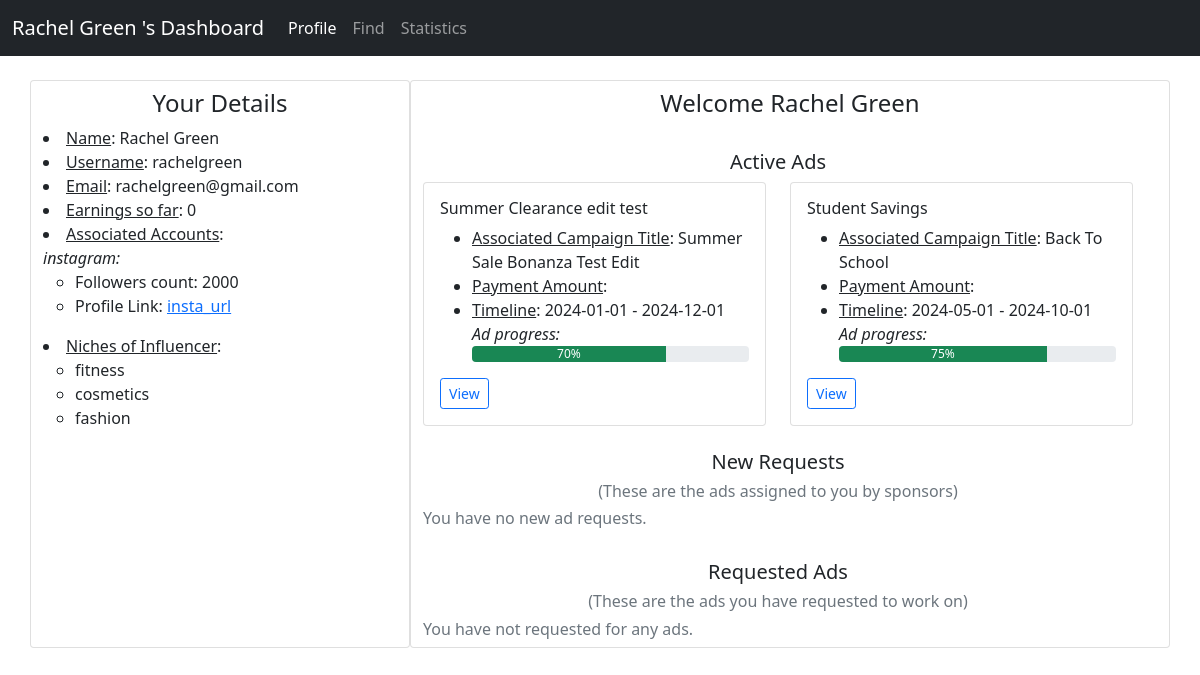
The page /influencer_dashboard/1 on the database its author committed.
### backend/models.py (models this page shows)
class Influencer(db.Model):
    __tablename__ = 'influencer'
    id = db.Column(db.Integer, primary_key=True)
    first_name = db.Column(db.String, nullable=False)
    last_name = db.Column(db.String)
    age = db.Column(db.Integer, nullable=False)
    username = db.Column(db.String, unique=True, nullable=False)
    password = db.Column(db.String, nullable=False)
    email = db.Column(db.String, unique=True, nullable=False)
    earning = db.Column(db.Integer, default=0)
    flagged = db.Column(db.Boolean, default=False)
    reach = db.relationship('Reach', backref='influencer', cascade='all, delete-orphan')
    ad_request = db.relationship('Ad_Request', backref='influencer')
    influencer_niche = db.relationship('Influencer_Niche', backref='influencer')

class Reach(db.Model):
    __tablename__ = 'reach'
    id = db.Column(db.Integer, primary_key=True)
    influencer_id = db.Column(db.Integer, db.ForeignKey('influencer.id'), nullable=False)
    platform = db.Column(db.Enum('instagram', 'twitter', 'youtube', 'linkedin'), nullable=False)
    followers = db.Column(db.Integer, nullable=False)
    profile_link = db.Column(db.String, nullable=False)

class Niche(db.Model):
    __tablename__ = 'niche'
    id = db.Column(db.Integer, primary_key=True)
    name = db.Column(db.String, nullable=False)
    influencer_niche = db.relationship('Influencer_Niche', backref='niche')
    ad_request = db.relationship('Ad_Request', backref='niche')

class Ad_Request(db.Model):
    __tablename__ = 'ad_request'
    id = db.Column(db.Integer, primary_key=True)
    influencer_id = db.Column(db.Integer, db.ForeignKey('influencer.id'))
    campaign_id = db.Column(db.Integer, db.ForeignKey('campaign.id'), nullable=False)
    title = db.Column(db.String, nullable=False)
    status = db.Column(db.Enum('pending', 'accepted', 'completed', 'requested'))
    payment_amount = db.Column(db.Float, nullable=False)
    requirement = db.Column(db.String, nullable=False)
    niche_id = db.Column(db.Integer, db.ForeignKey('niche.id'), nullable=False)

class Campaign(db.Model):
    __tablename__ = 'campaign'
    id = db.Column(db.Integer, primary_key=True)
    sponsor_id = db.Column(db.Integer, db.ForeignKey('sponsor.id'), nullable=False)
    visibility = db.Column(db.Enum('private', 'public'), default='public', nullable=False)
    title = db.Column(db.String, nullable=False)
    description = db.Column(db.String)
    goal = db.Column(db.String)
    start_date = db.Column(db.Date, nullable=False)
    end_date = db.Column(db.Date, nullable=False)
    budget = db.Column(db.Float, nullable=False)
    flagged = db.Column(db.Boolean, default=False)
    ad_request = db.relationship('Ad_Request', backref='campaign', cascade='all, delete-orphan')

### backend/controllers.py (the view)
@app.route('/influencer_dashboard/<int:influencer_id>', methods=['GET', 'POST'])
def influencer_dashboard(influencer_id):
    influencer = Influencer.query.filter_by(id=influencer_id).first()
    return render_template('influencer_dashboard.html', influencer_id=influencer_id, influencer_info=fetch_influencer_details(influencer_id),
                        active_ads=fetch_active_ads(influencer_id), pending_ads=fetch_pending_ad_requests_for_influencer(influencer_id),
                        fname=influencer.first_name, lname=influencer.last_name, requested_ads=fetch_requested_ad_requests_of_influencer(influencer_id))

### backend/controllers.py (called while the page is built)
def progress(start_date, end_date):
    current_date = datetime.now().date()
    total_duration = (end_date - start_date).days
    elapsed_duration = (current_date - start_date).days
    progress = (elapsed_duration / total_duration) * 100
    return int(min(max(progress, 0), 100))

def fetch_influencer_details(influencer_id):
    influencer = Influencer.query.filter_by(id=influencer_id).first()
    influencer_info = {influencer.id: {}}
    influencer_info[influencer.id] = {'fname': influencer.first_name, 'lname': influencer.last_name, 'username': influencer.username,
                                      'email': influencer.email, 'earning':influencer.earning,
                                      'social_accounts':social_accounts(influencer_id), 'niches': niches(influencer_id)}
    return influencer_info

def social_accounts(influencer_id):
    tuples = (db.session.query(Influencer.id, Reach.platform, Reach.followers, Reach.profile_link)
                  .join(Reach, Reach.influencer_id==influencer_id).all())
    social_accounts = {}
    for tuple in tuples:
        if tuple.platform not in social_accounts.keys():
            social_accounts[tuple.platform] = {'followers': tuple.followers, 'profile_link': tuple.profile_link}
    return social_accounts

def niches(influencer_id):
    tuples = (db.session.query(Niche.id.label('niche_id'), Niche.name.label('niche_name'))
              .join(Influencer_Niche, Influencer_Niche.niche_id == Niche.id)
              .join(Influencer, Influencer.id == Influencer_Niche.influencer_id)
              .filter(Influencer.id == influencer_id).all())
    niches = []
    for tuple in tuples:
        niches.append(tuple.niche_name)
    return niches

### templates/influencer_dashboard.html (shortened to what this page needs)
<!DOCTYPE html>
<html lang="en">
<head>
    <link href="https://cdn.jsdelivr.net/npm/bootstrap@5.0.2/dist/css/bootstrap.min.css" rel="stylesheet">
</head>
<body>
    <div id="container">
        <div id="panel">
            <nav class="navbar navbar-expand-lg navbar-dark bg-dark">
                <div class="container-fluid">
                    <label class="navbar-brand">{{ fname }} {{ lname }}'s Dashboard</label>
                    <div class="collapse navbar-collapse" id="navbarNavAltMarkup">
                        <div class="navbar-nav">
                            <a class="nav-link active" href="/influencer_dashboard/{{ influencer_id }}">Profile</a>
                            <a class="nav-link" href="/influencer_find/{{ influencer_id }}">Find</a>
                            <a class="nav-link" href="/influencer_statistics/{{ influencer_id }}">Statistics</a>
                        </div>
                    </div>
                </div>
            </nav>
        </div>
        <div class="container">
            <div class="row my-4">
                {% for key, value in influencer_info.items() %}
                    <div class="col-4 card">
                        <div class="row">
                            <h4 class="text-center mt-2">Your Details</h4>
                        </div>
                        <div class="row">
                            <li><u>Name</u>: {{ value.fname }} {{ value.lname }}</li>
                            <li><u>Username</u>: {{ value.username }}</li>
                            <li><u>Email</u>: {{ value.email }}</li>
                            <li><u>Earnings so far</u>: {{ value.earning }}</li>
                            <li><u>Associated Accounts</u>:</li>
                            <ul class="list-unstyled">
                                {% for account, info in value.social_accounts.items() %}
                                    <i>{{ account }}:</i>
                                    <ul>
                                        <li>Followers count: {{ info.followers }}</li>
                                        <li>Profile Link: <a href="{{ info.profile_link }}" target="_blank">{{ info.profile_link }}</a></li>
                                    </ul>
                                {% endfor %}
                            </ul>
                            <li><u>Niches of Influencer</u>:</li>
                            <ul class="list-unstyled">
                                {% for niche in value.niches %}
                                    <ul>
                                        <li>{{ niche }}</li>
                                    </ul>
                                {% endfor %}
                            </ul>
                        </div>
                    </div>
                {% endfor %}
                <div class="col-8 card">
                    <div class="row">
                        <h4 class="text-center mt-2">Welcome {{ fname }} {{ lname }}</h4>
                    </div>
                    <div class="row">
                        <div class="row">
                            <h5 class="text-center"><br>Active Ads</h5>
                            {% if active_ads %}
                                {% for key, value in active_ads.items() %}
                                    <div class="col-sm-6">
                                        <div class="card">
                                            <div class="card-body">
                                                <h6 class="card-title">{{ value.ad_title }}</h6>
                                                <ul class="card-text">
                                                    <li><u>Associated Campaign Title</u>: {{ value.campaign_title }} </li>
                                                    <li><u>Payment Amount</u>: {{ value.payemnt_amount }}</li>
                                                    <li><u>Timeline</u>: {{ value.sdate }} - {{ value.edate }}</li>
                                                    <i>Ad progress: </i>
                                                    <div class="progress">
                                                        <div class="progress-bar bg-success" role="progressbar" style="width: {{ value.progress }}%" aria-valuenow="{{ value.progress }}" aria-valuemin="0" aria-valuemax="100">{{ value.progress }}%</div>
                                                    </div>
                                                </ul>
                                                <button type="button" class="btn btn-outline-primary btn-sm" data-bs-toggle="modal" data-bs-target="#viewActiveAdRequestModal{{ key }}">View</a>
                                            </div>
                                        </div>
                                    </div>
                                {% endfor %}
                            {% else %}
                                <h6 class="text-secondary">You have no active ads.</h6>
                            {% endif %}
                        </div>
                    </div>
                    <div class="row">
                        <div class="row">
                            <h5 class="text-center"><br>New Requests</h5>
                            <h6 class="text-secondary text-center">(These are the ads assigned to you by sponsors)</h6>
                            {% if pending_ads %}
                                {% for key, value in pending_ads.items() %}
                                    <div class="col-sm-6 mb-2">
                                        <div class="card">
                                            <div class="card-body">
                                                <h6 class="card-title">{{ value.ad_title }} </h6>
                                                <ul class="card-text">
                                                    <li><u>Associated Campaign Title</u>: {{ value.campaign_title }} </li>
                                                    <li><u>Requesting Sponsor</u>: {{ value.sponsor_fname }}{{ value.sponsor_lname }} <br></li>
                                                    <li><u>Payment Amount</u>: {{ value.payemnt_amount }}</li>
                                                    <li><u>Timeline</u>: {{ value.sdate }} - {{ value.edate }}</li>
                                                </ul>
                                                <button type="button" class="btn btn-outline-primary btn-sm" data-bs-toggle="modal" data-bs-target="#viewNewAdRequestModal{{ key }}">View</button>
                                                <a href="/influencer_dashboard/accept_ad_request/{{ influencer_id }}/{{ key }}" class="btn btn-outline-success btn-sm">Accept</a>
                                                <a href="/influencer_dashboard/reject_ad_request/{{ influencer_id }}/{{ key }}" class="btn btn-outline-danger btn-sm">Reject</a>
                                            </div>
                                        </div>
                                    </div>
                                {% endfor %}
                            {% else %}
                                <h6 class="text-secondary">You have no new ad requests.</h6>
                            {% endif %}
                        </div>
                    </div>
                    <div class="row">
                        <div class="row">
                            <h5 class="text-center"><br>Requested Ads</h5>
                            <h6 class="text-secondary text-center">(These are the ads you have requested to work on)</h6>
                            {% if requested_ads %}
                                {% for key, value in requested_ads.items() %}
                                    <div class="col-sm-6 mb-2">
                                        <div class="card">
                                            <div class="card-body">
                                                <h6 class="card-title">{{ value.ad_title }} </h6>
                                                <ul class="card-text">
                                                    <li><u>Associated Campaign Title</u>: {{ value.campaign_title }} </li>
                                                    <li><u>Payment Amount</u>: {{ value.payemnt_amount }}</li>
                                                    <li><u>Timeline</u>: {{ value.sdate }} - {{ value.edate }}</li>
                                                </ul>
                                            </div>
                                        </div>
                                    </div>
                                {% endfor %}
                            {% else %}
                                <h6 class="text-secondary">You have not requested for any ads.</h6>
                            {% endif %}
                        </div>
                    </div>
                </div>
            </div>
        </div>
    </div>
</body>
</html>

### rows shown on the page
Influencer: first_name "Rachel", last_name "Green", fname "Rachel", lname "Green", username "rachelgreen", email "rachelgreen@gmail.com"
Reach: platform "instagram", followers "2000", profile_link "insta_url"
Niche: name "fitness"
Niche: name "cosmetics"
Niche: name "fashion"
Ad_Request: ad_title "Summer Clearance edit test"
Campaign: campaign_title "Summer Sale Bonanza Test Edit"
Ad_Request: ad_title "Student Savings"
Campaign: campaign_title "Back To School"

### other values the page prints
{{ value.earning }} "0"
{{ value.sdate }} "2024-01-01" "2024-05-01"
{{ value.edate }} "2024-12-01" "2024-10-01"
{{ value.progress }} "70" "75"
